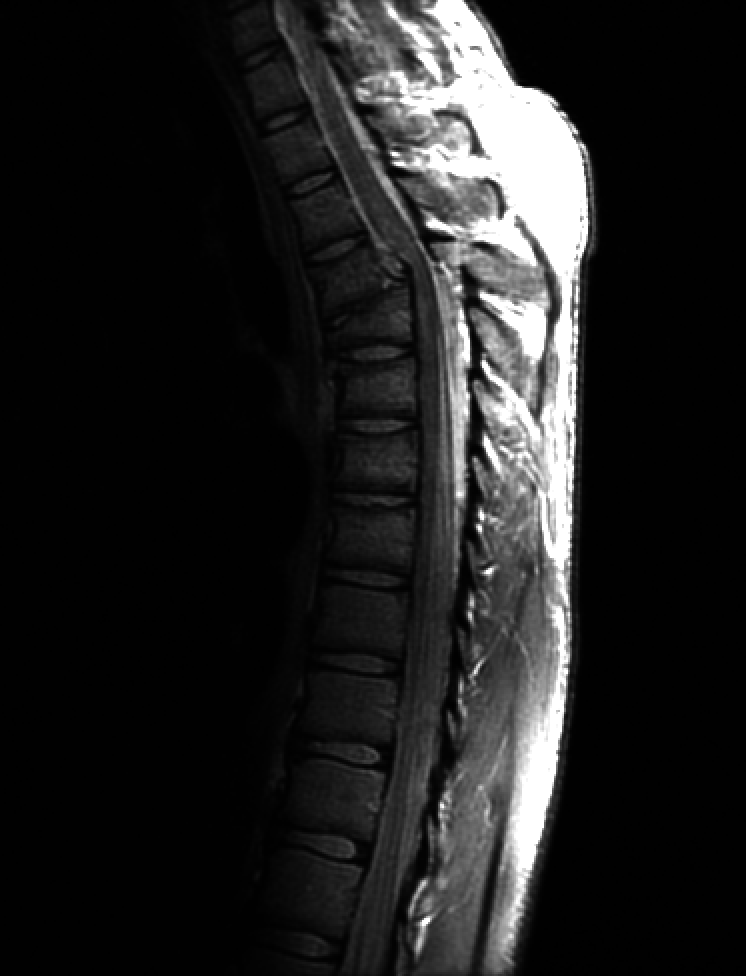
#> input picture ipi/t2/trabalho/exemplos-python/constraste/fractured_spine.tif, 746 x 976 px
$ python log_transf.py
#> lines starting #> are read from the running program, lines starting #| are printed output that depends on the picture
#> further down, img is the input picture: shape (976, 746); min 0, max 255, mean 32.6
import numpy as np
import matplotlib.pyplot as plt

def log_transform(img):
    imgOut = img.astype(np.float64)
    imgOut = (255.0 / np.log(256)) * np.log(imgOut + 1)
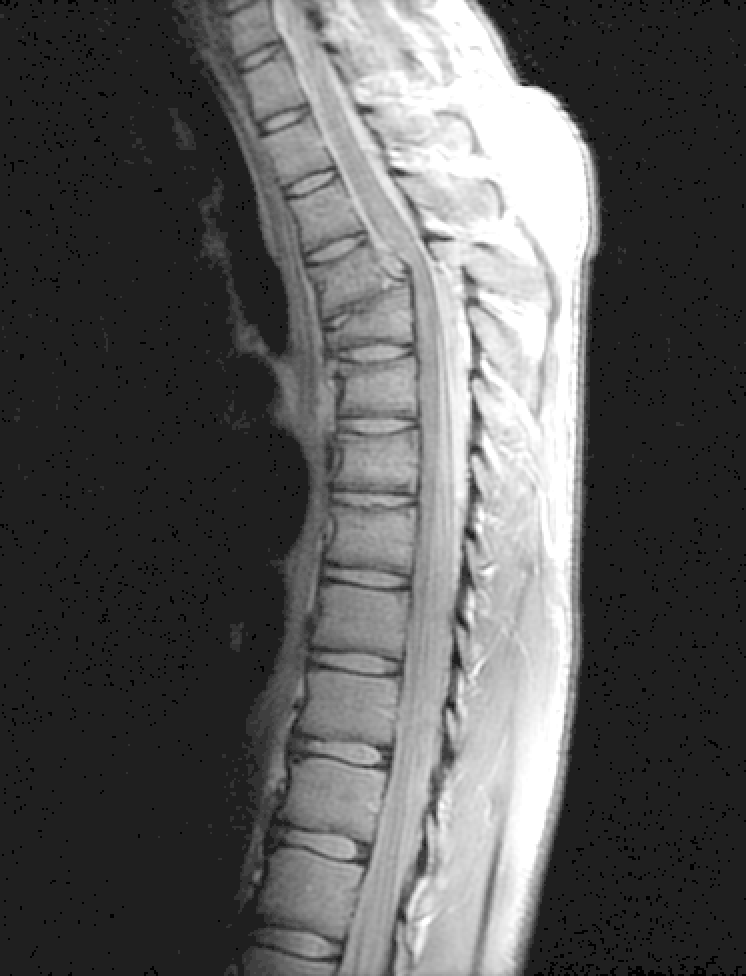
#> imgOut: shape (976, 746) float64; min 0, max 255, mean 89
    return imgOut.astype(np.uint8)

if __name__ == '__main__':
    # Le a imagem
    img = plt.imread('fractured_spine.tif')

    img_log = log_transform(img)

    # Plota lado a lado
    fig, axs = plt.subplots(1, 2)
    axs[0].axis('off')
    axs[0].set_title('Original')
    axs[0].imshow(img, cmap='gray')
    axs[1].axis('off')
    axs[1].set_title('Log')
    axs[1].imshow(img_log, cmap='gray')
    plt.show()
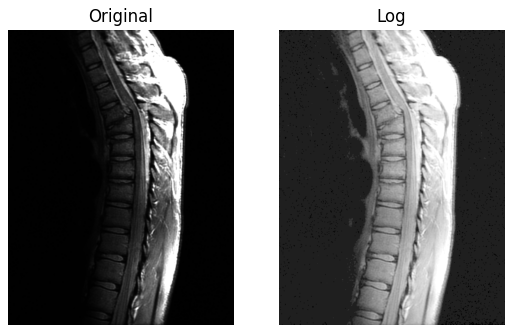
#> figure drawn by matplotlib, 2 panels

$ run again, with ipi/t2/trabalho/exemplos-python/constraste/DFT_no_log.tif copied over ipi/t2/trabalho/exemplos-python/constraste/fractured_spine.tif
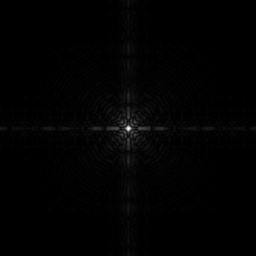
#> input picture ipi/t2/trabalho/exemplos-python/constraste/DFT_no_log.tif, 256 x 256 px
#> img is the input picture: shape (256, 256); min 0, max 255, mean 2.1
#> in log_transform, `imgOut = (255.0 / np.log(256)) * np.log(imgOut + 1)`:
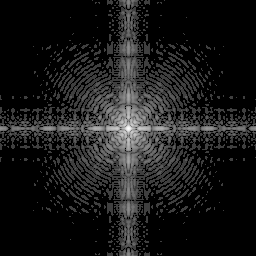
#> imgOut: shape (256, 256) float64; min 0, max 255, mean 25.7
#> `plt.show()`:
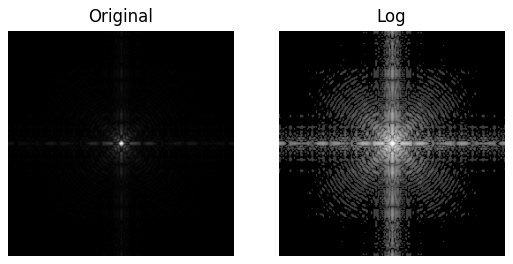
#> figure drawn by matplotlib, 2 panels
